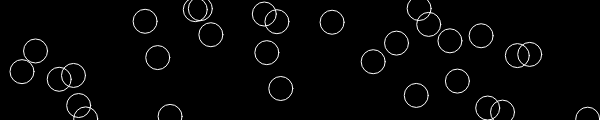
Frame 1 (no input)
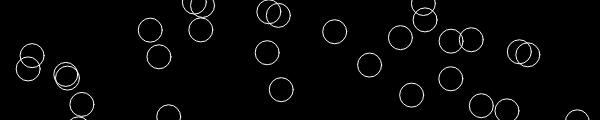
Frame 60 (no input)
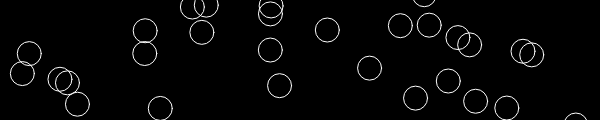
Frame 120 (the mouse pressed at the canvas centre since frame 60)

The p5.js sketch that drew these frames (run headless with seeded random() and noise() and a simulated clock; from frame 60 on, the mouse is pressed at the canvas centre):

// p5.js sketch
// ── sketch.js
// x and y position arrays
var x = [];
var y = [];


function setup() {
  createCanvas(600, 120);

  //fill the array using a for loop
  for(var i = 0; i < 30; i++){
    x[i] = random(0, width);
    y[i] = random(0, height);
  }

}

function draw() {
  background(0);

  moveBubbles();
  displayBubbles();
  
}

function moveBubbles(){
  for(var i = 0; i < 30; i++){
    x[i] = x[i] + random(-1, 1);
    y[i] = y[i] + random(-1, 1);
  }
}

function displayBubbles(){
  stroke(255);
  noFill();

  for(var i = 0; i < 30; i++){
    ellipse(x[i], y[i], 24, 24);
  }

}
